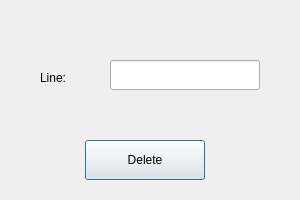
<?xml version="1.0" encoding="UTF-8"?>
<ui version="4.0">
 <class>delete_string</class>
 <widget class="QDialog" name="delete_string">
  <property name="geometry">
   <rect>
    <x>0</x>
    <y>0</y>
    <width>300</width>
    <height>200</height>
   </rect>
  </property>
  <property name="windowTitle">
   <string>Delete string</string>
  </property>
  <widget class="QLineEdit" name="line_val">
   <property name="geometry">
    <rect>
     <x>110</x>
     <y>60</y>
     <width>150</width>
     <height>30</height>
    </rect>
   </property>
  </widget>
  <widget class="QLabel" name="label">
   <property name="geometry">
    <rect>
     <x>40</x>
     <y>70</y>
     <width>55</width>
     <height>16</height>
    </rect>
   </property>
   <property name="text">
    <string>Line:</string>
   </property>
  </widget>
  <widget class="QPushButton" name="pushButton">
   <property name="geometry">
    <rect>
     <x>85</x>
     <y>140</y>
     <width>120</width>
     <height>40</height>
    </rect>
   </property>
   <property name="text">
    <string>Delete</string>
   </property>
  </widget>
 </widget>
 <resources/>
 <connections>
  <connection>
   <sender>pushButton</sender>
   <signal>clicked()</signal>
   <receiver>delete_string</receiver>
   <slot>close()</slot>
   <hints>
    <hint type="sourcelabel">
     <x>195</x>
     <y>155</y>
    </hint>
    <hint type="destinationlabel">
     <x>238</x>
     <y>145</y>
    </hint>
   </hints>
  </connection>
 </connections>
</ui>
